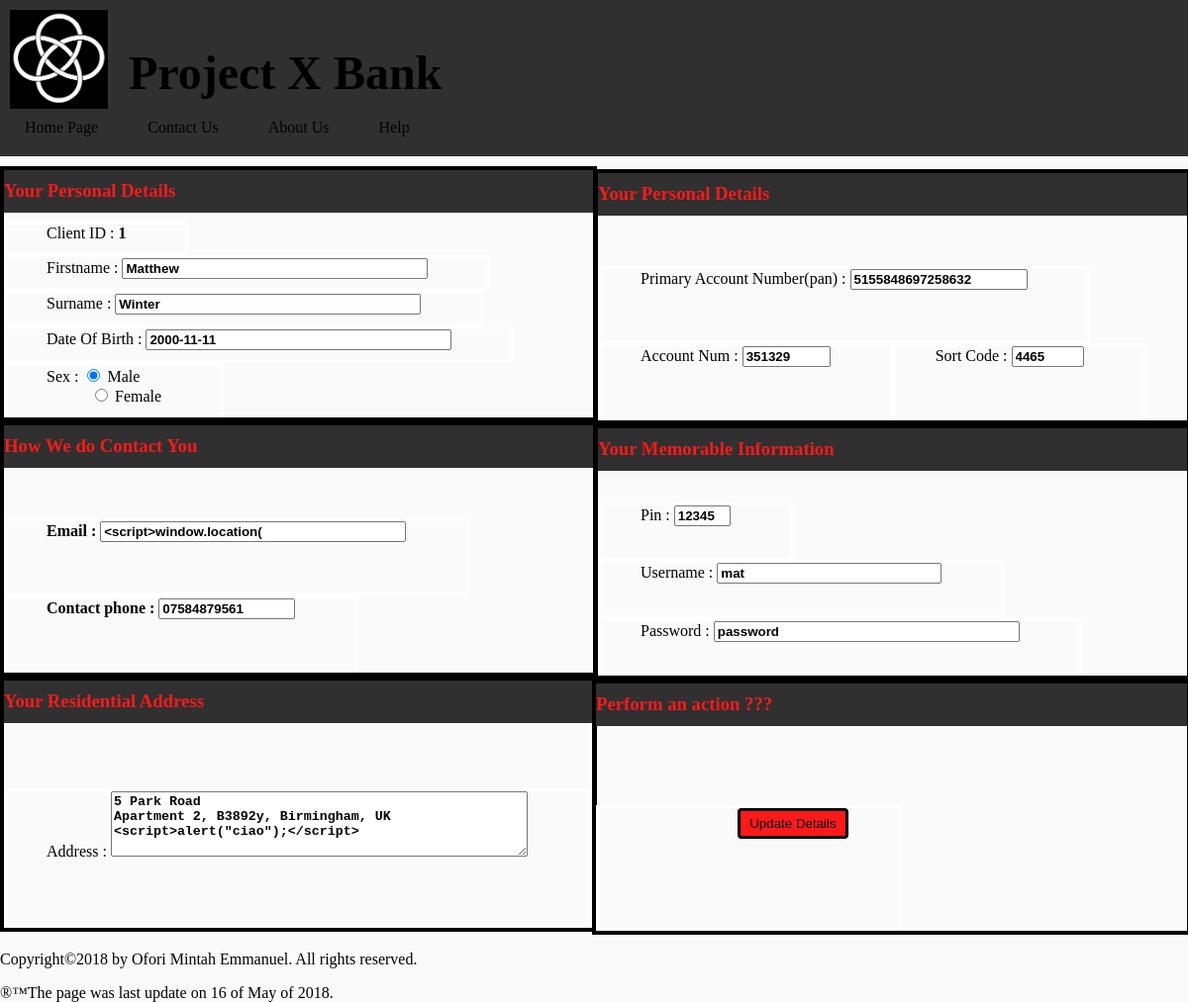
Page /MyProjectX/admin_edit_client.php?clt=351329 on the committed database.
### tables this page shows
CREATE TABLE `client` (
  `client_id` int(255) NOT NULL,
  `firstname` varchar(355) DEFAULT NULL,
  `surname` varchar(355) DEFAULT NULL,
  `d_o_b` date DEFAULT NULL,
  `sex` varchar(30) DEFAULT NULL,
  `p_a_n` varchar(50) DEFAULT NULL,
  `email` varchar(75) DEFAULT NULL,
  `phone_num` varchar(50) DEFAULT NULL,
  `address` varchar(255) DEFAULT NULL,
  `account_num` int(30) DEFAULT NULL,
  `sort_code` int(25) DEFAULT NULL,
  `pin` int(40) DEFAULT NULL,
  `username` varchar(355) DEFAULT NULL,
  `password` varchar(355) DEFAULT NULL
);

### MyProjectX/admin_edit_client.php (the view, shortened to what this page needs)
<?php
include "connection_to_DB.php";
include "header.php";
if(isset($_SESSION['loggedIn'])){
  $chesh = $_SESSION['admin'];
  if($chesh === true){
    include "admin_navig_bar.php";
  }else{
  include "client_navig_bar.php";
  }
}else{
  include "navig_bar.php";
}
if(!empty($_GET['clt'])){
  $account = $_GET['clt'];
}
$sql_id = "SELECT * FROM client WHERE account_num = '$account'";
$query_id = $link -> query($sql_id);
if($query_id -> num_rows > 0){
  while($row = mysqli_fetch_assoc($query_id)){
    $client_id = $row['client_id'];
    $firstname = $row['firstname'];
    $surname = $row['surname'];
    $d_o_b = $row['d_o_b'];
    $p_a_n = $row['p_a_n'];
    $email = $row['email'];
    $phone_num = $row['phone_num'];
    $address = $row['address'];
    $account_num = $row['account_num'];
    $sort_code = $row['sort_code'];
    $pin = $row['pin'];
    $username = $row['username'];
    $password = $row['password'];
  }
}
?>
<!DOCTYPE html>
<html>
<head>
  <link rel = "stylesheet" href = "./css/admin_edit_client_layout.css">
</head>
<body>
<div class ="receptacle-background">
  <div class= "receptacle-init">
    <div class = "rec-init">
      <form action = "admin_account_form_update.php?clt=<?php echo $client_id;?>" id = "admin_client_form" name = "admin_client_form" method = "post">
        <div class = "one">
          <div id = "pi">
            <div class = "form-title">
              <h3>Your Personal Details</h3>
            </div>
            <div class = "rec-init">
              <label>Client ID : <label id = "pi_label"><?php echo $client_id;?></label></label>
            </div>
            <div class = "rec-init">
              <label>Firstname : </label><input id = "pi_label" name = "firstname" size = "35" type = "text" value = "<?php echo ucfirst($firstname); ?>" required>
            </div>
            <div class = "rec-init">
              <label>Surname : </label> <input id = "pi_label" name = "surname" size = "35" type = "text" value = "<?php echo ucfirst($surname); ?>" required>
            </div>
            <div class = "rec-init">
              <label>Date Of Birth : </label> <input id = "pi_label" name = "d_o_b" size = "35" type = "text" value = "<?php echo $d_o_b; ?>" required>
            </div>
            <div class = "rec-init">
              <label id = "add_label">Sex : </label>
              <input type="radio" name="sex" value="male" checked> Male <br>
              &emsp;&emsp;&nbsp;&nbsp;&nbsp;<input type="radio" name="sex" value="female"> Female <br>
            </div>
          </div>
          <div id = "contact">
            <div class = "form-title">
              <h3>How We do Contact You</h3>
            </div>
            <div class = "rec-init">
              <label id = "pi_label">Email : </label><input id = "pi_label" name = "email" size = "35" type = "text" value = "<?php echo $email; ?>" required>
            </div>
            <div class = "rec-init">
              <label id = "pi_label">Contact phone : </label ><input id = "pi_label" name = "phone_num" size = "14" type = "text" value = "<?php echo $phone_num; ?>" required></label>
            </div>
          </div>
          <div id = "residential">
            <div class = "form-title">
              <h3>Your Residential Address</h3>
            </div>
            <div class = "rec-init">
              <label>Address : <textarea id = "pi_label" rows = "4" cols = "50" name = "address" form = "admin_client_form"><?php echo $address; ?></textarea></label>
            </div>
          </div>
        </div>
        <div class = "two">
          <div id = "pid">
            <div class = "form-title">
              <h3>Your Personal Details</h3>
            </div>
            <div class = "rec-init">
              <label>Primary Account Number(pan) : </label> <input id = "pi_label" name = "p_a_n" size = "19" type = "text" value = "<?php echo $p_a_n; ?>" required>
            </div>
            <div class = "rec-init">
              <label>Account Num : </label> <input id = "pi_label" name = "account_num" size = "8" type = "text" value = "<?php echo $account_num; ?>" required>
            </div>
            <div class = "rec-init">
              <label>Sort Code : </label> <input id = "pi_label" name = "sort_code" size = "6" type = "text" value = "<?php echo $sort_code; ?>" required>
            </div>
          </div>
          <div id = "memo">
            <div class = "form-title">
              <h3>Your Memorable Information</h3>
            </div>
            <div class = "rec-init">
              <label>Pin : </label> <input id = "pi_label" name = "pin" size = "4" type = "text" value = "<?php echo $pin; ?>" required>
            </div>
            <div class = "rec-init">
              <label>Username : </label> <input id = "pi_label" name = "username" size = "25" type = "text" value = "<?php echo $username; ?>" required>
            </div>
            <div class = "rec-init">
              <label>Password : </label> <input id = "pi_label" name = "password" size = "35" type = "text" value = "<?php echo $password; ?>" required>
            </div>
          </div>
          <div id = "press">
            <div class = "form-title">
              <h3>Perform an action ???</h3>
            </div>
            <div class = "rec-init">
              <button type = "submit">Update Details
            </div>
          </div>
        </div>
      </form>
    </div>
  </div>
</div>
<footer>
  <div class ="Copyright">
    <p>Copyright&copy;2018 by Ofori Mintah Emmanuel. All rights reserved.</p>
    <p>&reg;&#153;The page was last update on 16 of May of 2018.</p>
  </div>
</footer>
</body>
</html>

### MyProjectX/css/header_layout.css (style rules this page uses)
body { margin: 0; padding: 0; background-color: #FAFAFA; }

### MyProjectX/css/admin_edit_client_layout.css (style rules this page uses)
body, html { height: 100%; background: #FAFAFA; }
.receptacle-init { margin-top: 10px; }
.receptacle-background { display: -webkit-flex; display: flex; -webkit-flex-direction: column; flex-direction: column; overflow: auto; width: 100%; background: #FAFAFA; }
.one { width: 50%; margin-right: -5px; }
.two { width: 50%; float: right; margin-left: 0px; margin-top: -513px; }
#pi, #contact, #residential,#press, #pid, #memo { border: 4px solid black; display: -webkit-flex; display: flex; -webkit-flex-wrap: wrap; flex-wrap: wrap; width: auto; margin-right: -3px; height: 250px; }
#pi, #contact, #residential { float: left; }
#pid, #memo, #press { float: right; }
#press { width: 99.5%; }
.form-title { background-color: #303030; color: #fa1a1a; width: 100%; height: 40px; border-bottom: 3px solid #303030; }
.form-title h3 { margin-top: 10px; }
.one .rec-init { padding-left: 40px; padding-right: 60px; border: 3px solid white; }
.two .rec-init { padding-left: 40px; padding-right: 60px; border: 3px solid white; }
#pi_label { font-weight: bold; text-decoration: none; }
button { color: black; width: 55%; margin-top: : 10px; margin-left: 100px; margin-bottom: 10px; background-color: #FF1A1A; color: black; border-radius: 4px; border: 3px solid black; text-decoration: none; cursor: pointer; padding: 5px 5px; }

### rows in the picture
client: client_id "1", firstname "Matthew", surname "Winter", d_o_b "2000-11-11", email "<script>window.location(", phone_num "07584879561", address "5 Park Road Apartment 2, B3892y, Birmingham, UK <script>alert(\"ciao\");</script>", p_a_n "5155848697258632", account_num "351329", sort_code "4465", pin "12345", username "mat", password "password"
